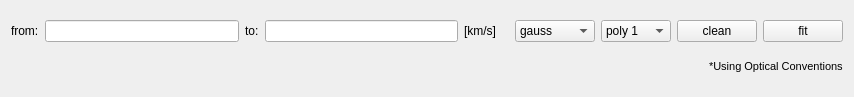
<?xml version="1.0" encoding="UTF-8"?>
<ui version="4.0">
 <class>SpecFitSettingsWidgetOptical</class>
 <widget class="QWidget" name="SpecFitSettingsWidgetOptical">
  <property name="geometry">
   <rect>
    <x>0</x>
    <y>0</y>
    <width>854</width>
    <height>97</height>
   </rect>
  </property>
  <property name="windowTitle">
   <string>SpecFitSettingsWidgetOptical</string>
  </property>
  <layout class="QVBoxLayout" name="verticalLayout">
   <item>
    <layout class="QHBoxLayout" name="horizontalLayout">
     <item>
      <widget class="QLabel" name="fromLabelFit">
       <property name="sizePolicy">
        <sizepolicy hsizetype="Preferred" vsizetype="Fixed">
         <horstretch>0</horstretch>
         <verstretch>0</verstretch>
        </sizepolicy>
       </property>
       <property name="minimumSize">
        <size>
         <width>0</width>
         <height>24</height>
        </size>
       </property>
       <property name="text">
        <string>&lt;font color='black'&gt;from:&lt;/font&gt;</string>
       </property>
      </widget>
     </item>
     <item>
      <widget class="QLineEdit" name="startValueFit">
       <property name="minimumSize">
        <size>
         <width>0</width>
         <height>18</height>
        </size>
       </property>
      </widget>
     </item>
     <item>
      <widget class="QLabel" name="toLabelFit">
       <property name="sizePolicy">
        <sizepolicy hsizetype="Preferred" vsizetype="Fixed">
         <horstretch>0</horstretch>
         <verstretch>0</verstretch>
        </sizepolicy>
       </property>
       <property name="minimumSize">
        <size>
         <width>0</width>
         <height>24</height>
        </size>
       </property>
       <property name="text">
        <string>&lt;font color='black'&gt;to:&lt;/font&gt;</string>
       </property>
      </widget>
     </item>
     <item>
      <widget class="QLineEdit" name="endValueFit">
       <property name="minimumSize">
        <size>
         <width>0</width>
         <height>18</height>
        </size>
       </property>
      </widget>
     </item>
     <item>
      <widget class="QLabel" name="fitUnits">
       <property name="sizePolicy">
        <sizepolicy hsizetype="Preferred" vsizetype="Fixed">
         <horstretch>0</horstretch>
         <verstretch>0</verstretch>
        </sizepolicy>
       </property>
       <property name="minimumSize">
        <size>
         <width>45</width>
         <height>24</height>
        </size>
       </property>
       <property name="text">
        <string>&lt;font color='black'&gt;[km/s]&lt;/font&gt;</string>
       </property>
      </widget>
     </item>
     <item>
      <widget class="QComboBox" name="fitGauss">
       <property name="minimumSize">
        <size>
         <width>0</width>
         <height>21</height>
        </size>
       </property>
       <item>
        <property name="text">
         <string>gauss</string>
        </property>
       </item>
       <item>
        <property name="text">
         <string>no gauss</string>
        </property>
       </item>
      </widget>
     </item>
     <item>
      <widget class="QComboBox" name="fitPolyN">
       <property name="sizePolicy">
        <sizepolicy hsizetype="Preferred" vsizetype="Fixed">
         <horstretch>0</horstretch>
         <verstretch>0</verstretch>
        </sizepolicy>
       </property>
       <property name="minimumSize">
        <size>
         <width>0</width>
         <height>21</height>
        </size>
       </property>
       <item>
        <property name="text">
         <string>poly 1</string>
        </property>
       </item>
       <item>
        <property name="text">
         <string>poly 0</string>
        </property>
       </item>
       <item>
        <property name="text">
         <string>no poly</string>
        </property>
       </item>
      </widget>
     </item>
     <item>
      <widget class="QPushButton" name="clean">
       <property name="minimumSize">
        <size>
         <width>0</width>
         <height>21</height>
        </size>
       </property>
       <property name="text">
        <string>clean</string>
       </property>
      </widget>
     </item>
     <item>
      <widget class="QPushButton" name="fit">
       <property name="sizePolicy">
        <sizepolicy hsizetype="Minimum" vsizetype="Fixed">
         <horstretch>0</horstretch>
         <verstretch>0</verstretch>
        </sizepolicy>
       </property>
       <property name="minimumSize">
        <size>
         <width>0</width>
         <height>21</height>
        </size>
       </property>
       <property name="toolTip">
        <string>Collapse along the spectral axis.</string>
       </property>
       <property name="text">
        <string>fit</string>
       </property>
      </widget>
     </item>
    </layout>
   </item>
   <item>
    <layout class="QHBoxLayout" name="horizontalLayout2">
     <item>
      <spacer name="horizontalSpacer_17">
       <property name="orientation">
        <enum>Qt::Horizontal</enum>
       </property>
       <property name="sizeHint" stdset="0">
        <size>
         <width>40</width>
         <height>20</height>
        </size>
       </property>
      </spacer>
     </item>
     <item>
      <widget class="QLabel" name="opticalMode">
       <property name="sizePolicy">
        <sizepolicy hsizetype="Preferred" vsizetype="Fixed">
         <horstretch>0</horstretch>
         <verstretch>0</verstretch>
        </sizepolicy>
       </property>
       <property name="font">
        <font>
         <pointsize>8</pointsize>
        </font>
       </property>
       <property name="text">
        <string>&lt;font color='black'&gt;*Using Optical Conventions&lt;/font&gt;</string>
       </property>
      </widget>
     </item>
    </layout>
   </item>
  </layout>
 </widget>
 <layoutdefault spacing="6" margin="11"/>
 <resources/>
 <connections/>
</ui>
